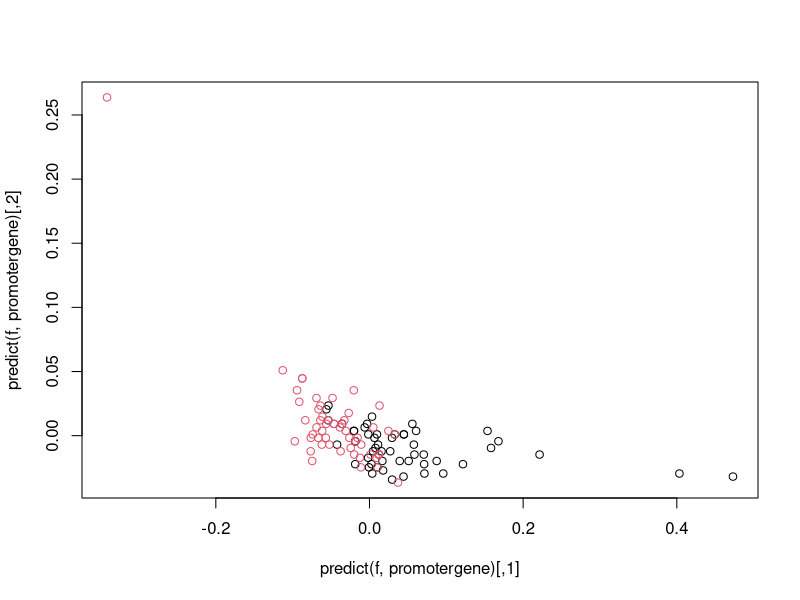

The R script that drew this image:
library(kernlab)


### Name: kfa
### Title: Kernel Feature Analysis
### Aliases: kfa kfa,formula-method kfa,matrix-method show,kfa-method
###   coef,kfa-method
### Keywords: cluster

### ** Examples

data(promotergene)
f <- kfa(~.,data=promotergene,features=2,kernel="rbfdot",
         kpar=list(sigma=0.01))
plot(predict(f,promotergene),col=as.numeric(promotergene[,1]))
